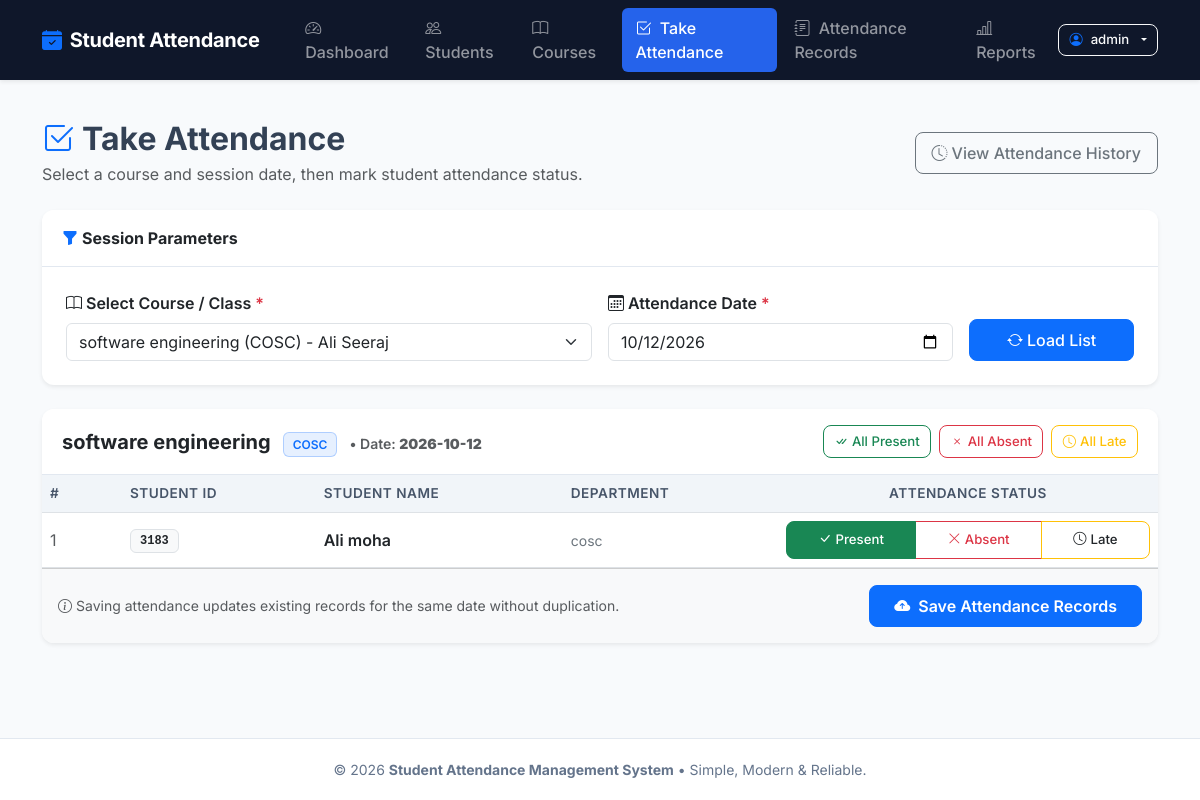
The page /attendance/take/?course=4 (signed in) on the database its author committed.
### attendance/models.py (models this page shows, shortened)
class Course(models.Model):
    name = models.CharField(
        max_length=120,
        verbose_name="Course/Class Name"
    )
    code = models.CharField(
        max_length=30,
        unique=True,
        verbose_name="Course Code",
        help_text="e.g., CS101, MATH201"
    )
    teacher = models.CharField(
        max_length=120,
        verbose_name="Teacher / Lecturer"
    )
    description = models.TextField(
        blank=True,
        verbose_name="Description"
    )
    students = models.ManyToManyField(
        Student,
        blank=True,
        related_name="courses",
        verbose_name="Enrolled Students",
        help_text="Select students enrolled in this course (optional)"
    )
    class Meta:
        ordering = ['code']
        verbose_name = "Course / Class"
        verbose_name_plural = "Courses / Classes"

class Student(models.Model):
    GENDER_CHOICES = [
        ('Male', 'Male'),
        ('Female', 'Female'),
        ('Other', 'Other'),
    ]
    student_id = models.CharField(
        max_length=50,
        unique=True,
        verbose_name="Student ID",
        help_text="Unique student registration number or ID"
    )
    full_name = models.CharField(
        max_length=120,
        verbose_name="Full Name"
    )
    gender = models.CharField(
        max_length=10,
        choices=GENDER_CHOICES,
        default='Male',
        verbose_name="Gender"
    )
    email = models.EmailField(
        blank=True,
        null=True,
        verbose_name="Email Address"
    )
    phone = models.CharField(
        max_length=20,
        blank=True,
        verbose_name="Phone Number"
    )
    department = models.CharField(
        max_length=100,
        verbose_name="Department / Class",
        help_text="e.g., Computer Science, Grade 10-A"
    )
    date_joined = models.DateField(
        default=timezone.now,
        verbose_name="Date Joined"
    )
    class Meta:
        ordering = ['student_id']
        verbose_name = "Student"
        verbose_name_plural = "Students"

### attendance/views.py (the view, shortened to what this page needs)
# urls.py: path('attendance/take/', views.take_attendance, name='take_attendance'),
@login_required(login_url='login')
def take_attendance(request):
    courses = Course.objects.all()
    selected_course_id = request.GET.get('course') or request.POST.get('course')
    selected_date_str = request.GET.get('date') or request.POST.get('date')
    if not selected_date_str:
        selected_date_str = timezone.localdate().strftime('%Y-%m-%d')
    selected_course = None
    students_with_status = []
    if selected_course_id:
        try:
            selected_course = Course.objects.get(id=selected_course_id)
        except Course.DoesNotExist:
            selected_course = None
    if selected_course:
        if selected_course.students.exists():
            enrolled_students = selected_course.students.all()
        else:
            enrolled_students = Student.objects.all()
        try:
            attendance_date = datetime.datetime.strptime(selected_date_str, '%Y-%m-%d').date()
        except ValueError:
            attendance_date = timezone.localdate()
        existing_records = Attendance.objects.filter(
            course=selected_course,
            date=attendance_date
        )
        existing_status_map = {rec.student_id: rec.status for rec in existing_records}
        for student in enrolled_students:
            current_status = existing_status_map.get(student.id, 'Present')
            students_with_status.append({
                'student': student,
                'status': current_status,
                'already_recorded': student.id in existing_status_map
            })
    context = {
        'courses': courses,
        'selected_course': selected_course,
        'selected_date': selected_date_str,
        'students_with_status': students_with_status,
    }
    return render(request, 'attendance/take_attendance.html', context)

### attendance/templates/attendance/take_attendance.html (shortened to what this page needs)
{% extends 'attendance/base.html' %}
{% block content %}
<div class="row align-items-center mb-4">
    <div class="col-md-7">
        <h2 class="fw-bold mb-1">
            <i class="bi bi-check2-square text-primary me-2"></i>Take Attendance
        </h2>
        <p class="text-muted mb-0">Select a course and session date, then mark student attendance status.</p>
    </div>
    <div class="col-md-5 text-md-end mt-3 mt-md-0">
        <a href="{% url 'attendance_records' %}" class="btn btn-outline-secondary">
            <i class="bi bi-clock-history me-1"></i>View Attendance History
        </a>
    </div>
</div>
<div class="card border-0 shadow-sm mb-4">
    <div class="card-header bg-white fw-bold">
        <i class="bi bi-funnel-fill me-1 text-primary"></i>Session Parameters
    </div>
    <div class="card-body p-4">
        <form method="GET" class="row g-3 align-items-end">
            <div class="col-md-6">
                <label for="courseSelect" class="form-label fw-semibold">
                    <i class="bi bi-book me-1"></i>Select Course / Class <span class="text-danger">*</span>
                </label>
                <select name="course" id="courseSelect" class="form-select" required onchange="this.form.submit()">
                    {% for c in courses %}
                        <option value="{{ c.id }}" {% if selected_course and selected_course.id == c.id %}selected{% endif %}>
                            {{ c.name }} ({{ c.code }}) - {{ c.teacher }}
                        </option>
                    {% endfor %}
                </select>
            </div>
            <div class="col-md-4">
                <label for="dateSelect" class="form-label fw-semibold">
                    <i class="bi bi-calendar3 me-1"></i>Attendance Date <span class="text-danger">*</span>
                </label>
                <input type="date" name="date" id="dateSelect" class="form-control" value="{{ selected_date }}" required onchange="this.form.submit()">
            </div>
            <div class="col-md-2">
                <button type="submit" class="btn btn-primary w-100">
                    <i class="bi bi-arrow-repeat me-1"></i>Load List
                </button>
            </div>
        </form>
    </div>
</div>
{% if selected_course %}
<div class="card border-0 shadow-sm">
    <div class="card-header bg-white d-flex flex-wrap justify-content-between align-items-center gap-2">
        <div>
            <span class="fw-bold text-dark fs-5">{{ selected_course.name }}</span>
            <span class="badge bg-primary bg-opacity-10 text-primary border border-primary border-opacity-25 ms-2">{{ selected_course.code }}</span>
            <span class="text-muted small ms-2">&bull; Date: <strong>{{ selected_date }}</strong></span>
        </div>
        <div class="d-flex gap-2">
            <button type="button" class="btn btn-sm btn-outline-success" id="markAllPresent">
                <i class="bi bi-check-all me-1"></i>All Present
            </button>
            <button type="button" class="btn btn-sm btn-outline-danger" id="markAllAbsent">
                <i class="bi bi-x me-1"></i>All Absent
            </button>
            <button type="button" class="btn btn-sm btn-outline-warning" id="markAllLate">
                <i class="bi bi-clock me-1"></i>All Late
            </button>
        </div>
    </div>
    <div class="card-body p-0">
        {% if students_with_status %}
        <form method="POST">
            <div class="table-responsive">
                <table class="table table-hover table-custom align-middle mb-0">
                    <thead>
                        <tr>
                            <th style="width: 80px;">#</th>
                            <th>Student ID</th>
                            <th>Student Name</th>
                            <th>Department</th>
                            <th class="text-center" style="width: 380px;">Attendance Status</th>
                        </tr>
                    </thead>
                    <tbody>
                        {% for item in students_with_status %}
                        <tr>
                            <td class="text-muted">{{ forloop.counter }}</td>
                            <td>
                                <span class="badge bg-light text-dark border font-monospace">
                                    {{ item.student.student_id }}
                                </span>
                            </td>
                            <td>
                                <div class="fw-semibold text-dark">{{ item.student.full_name }}</div>
                            </td>
                            <td>
                                <span class="text-secondary small">{{ item.student.department }}</span>
                            </td>
                            <td class="text-center">
                                <div class="btn-group w-100" role="group" aria-label="Status for {{ item.student.full_name }}">
                                    <label class="btn btn-outline-success btn-sm py-2" for="present_{{ item.student.id }}">
                                        <i class="bi bi-check-lg me-1"></i>Present
                                    </label>
                                    <label class="btn btn-outline-danger btn-sm py-2" for="absent_{{ item.student.id }}">
                                        <i class="bi bi-x-lg me-1"></i>Absent
                                    </label>
                                    <label class="btn btn-outline-warning text-dark btn-sm py-2" for="late_{{ item.student.id }}">
                                        <i class="bi bi-clock me-1"></i>Late
                                    </label>
                                </div>
                            </td>
                        </tr>
                        {% endfor %}
                    </tbody>
                </table>
            </div>
            <div class="card-footer bg-light p-3 d-flex justify-content-between align-items-center">
                <span class="text-muted small">
                    <i class="bi bi-info-circle me-1"></i>Saving attendance updates existing records for the same date without duplication.
                </span>
                <button type="submit" name="save_attendance" class="btn btn-primary px-4 py-2 fw-semibold">
                    <i class="bi bi-cloud-arrow-up-fill me-2"></i>Save Attendance Records
                </button>
            </div>
        </form>
        {% endif %}
    </div>
</div>
{% endif %}
{% endblock %}

### attendance/templates/attendance/base.html (shortened to what this page needs)
<!DOCTYPE html>
<html lang="en">
<head>
    <link href="https://cdn.jsdelivr.net/npm/bootstrap@5.3.3/dist/css/bootstrap.min.css" rel="stylesheet">
    <link href="https://cdn.jsdelivr.net/npm/bootstrap-icons@1.11.3/font/bootstrap-icons.min.css" rel="stylesheet">
</head>
<body>
    <nav class="navbar navbar-expand-lg navbar-dark bg-dark sticky-top shadow-sm py-2">
        <div class="container">
            <a class="navbar-brand d-flex align-items-center gap-2" href="{% url 'dashboard' %}">
                <i class="bi bi-calendar-check-fill text-primary"></i>
                <span>Student Attendance</span>
            </a>
            <div class="collapse navbar-collapse" id="mainNavbar">
                {% if user.is_authenticated %}
                <ul class="navbar-nav me-auto mb-2 mb-lg-0 ms-lg-3 gap-1">
                    <li class="nav-item">
                        <a class="nav-link {% if request.resolver_match.url_name == 'dashboard' %}active{% endif %}" href="{% url 'dashboard' %}">
                            <i class="bi bi-speedometer2 me-1"></i> Dashboard
                        </a>
                    </li>
                    <li class="nav-item">
                        <a class="nav-link {% if 'student' in request.resolver_match.url_name and 'report' not in request.resolver_match.url_name %}active{% endif %}" href="{% url 'student_list' %}">
                            <i class="bi bi-people me-1"></i> Students
                        </a>
                    </li>
                    <li class="nav-item">
                        <a class="nav-link {% if 'course' in request.resolver_match.url_name %}active{% endif %}" href="{% url 'course_list' %}">
                            <i class="bi bi-book me-1"></i> Courses
                        </a>
                    </li>
                    <li class="nav-item">
                        <a class="nav-link {% if request.resolver_match.url_name == 'take_attendance' %}active{% endif %}" href="{% url 'take_attendance' %}">
                            <i class="bi bi-check2-square me-1"></i> Take Attendance
                        </a>
                    </li>
                    <li class="nav-item">
                        <a class="nav-link {% if request.resolver_match.url_name == 'attendance_records' %}active{% endif %}" href="{% url 'attendance_records' %}">
                            <i class="bi bi-journal-text me-1"></i> Attendance Records
                        </a>
                    </li>
                    <li class="nav-item">
                        <a class="nav-link {% if request.resolver_match.url_name == 'student_report' %}active{% endif %}" href="{% url 'student_report' %}">
                            <i class="bi bi-bar-chart-line me-1"></i> Reports
                        </a>
                    </li>
                </ul>
                <div class="dropdown">
                    <button class="btn btn-outline-light btn-sm dropdown-toggle d-flex align-items-center gap-2" type="button" id="userMenuButton" data-bs-toggle="dropdown" aria-expanded="false">
                        <i class="bi bi-person-circle text-primary"></i>
                        <span>{{ user.username }}</span>
                    </button>
                </div>
                {% endif %}
            </div>
        </div>
    </nav>
    <main class="container my-4 flex-grow-1">
        {% block content %}{% endblock %}
    </main>
    <footer>
        <div class="container text-center">
            <p class="mb-0">
                &copy; {% now "Y" %} <strong>Student Attendance Management System</strong> &bull; Simple, Modern &amp; Reliable.
            </p>
        </div>
    </footer>
</body>
</html>

### attendance/templates/attendance/base.html (style rules this page uses)
:root { --bs-body-font-family: 'Inter', system-ui, -apple-system, sans-serif; --primary-accent: #2563eb; --brand-dark: #0f172a; }
body { font-family: var(--bs-body-font-family); background-color: #f8fafc; color: #334155; min-height: 100vh; display: flex; flex-direction: column; }
.navbar-brand { font-weight: 700; letter-spacing: -0.3px; }
.navbar-dark.bg-dark { background-color: var(--brand-dark) !important; }
.nav-link { font-weight: 500; transition: all 0.2s ease; padding: 0.5rem 0.85rem !important; border-radius: 6px; }
.nav-link.active { background-color: var(--primary-accent) !important; color: #fff !important; }
.card { border: 1px solid #e2e8f0; box-shadow: 0 1px 3px rgba(0, 0, 0, 0.05); border-radius: 12px; overflow: hidden; }
.card-header { background-color: #ffffff; border-bottom: 1px solid #e2e8f0; font-weight: 600; padding: 1rem 1.25rem; }
.table-custom { margin-bottom: 0; }
.table-custom th { background-color: #f1f5f9; color: #475569; font-weight: 600; font-size: 0.85rem; text-transform: uppercase; letter-spacing: 0.5px; border-top: none; }
.btn { border-radius: 8px; font-weight: 500; padding: 0.5rem 1rem; }
.btn-sm { padding: 0.35rem 0.65rem; font-size: 0.825rem; }
.badge { font-weight: 600; padding: 0.45em 0.75em; border-radius: 6px; }
footer { margin-top: auto; background-color: #ffffff; border-top: 1px solid #e2e8f0; padding: 1.25rem 0; color: #64748b; font-size: 0.875rem; }

### rows shown on the page
Course: name "software engineering", code "COSC"
Student: student.student_id "3183", student.full_name "Ali moha", student.department "cosc"

### other values the page prints
{{ user.username }} "admin"
{{ selected_date }} "2026-10-12"
form field course "software engineering (COSC) - Ali Seeraj"
